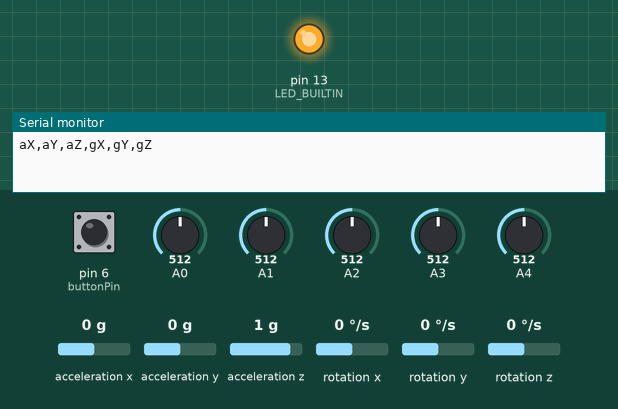
Recording of a sketch running on a simulated Arduino Uno, built with avr-gcc and run on an emulated ATmega328P. Shown: output pins drawn as LEDs (lit = HIGH), the last lines printed to the serial monitor. The test bench sets the inputs (shaded band); at power-on: A1 = 512, A2 = 512, pin 6 (buttonPin) HIGH, A0 = 512, A3 = 512, A4 = 512, acceleration x 0 g, acceleration y 0 g, acceleration z 1 g, rotation x 0 °/s, rotation y 0 °/s, rotation z 0 °/s.

Above: at 0.1 s.
At 7.2 s:
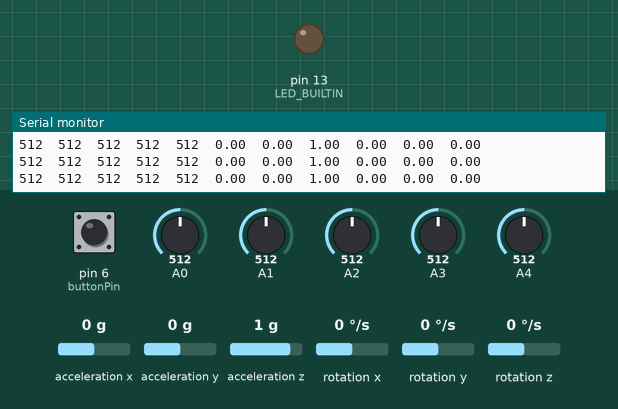
7.3 s: A1 set to 109
10.3 s: A1 set to 90
13.3 s: A2 set to 110
16.3 s: A2 set to 95
Timing chart, 0 to 19.3 s (numbered marks = the images above; inputs shaded):
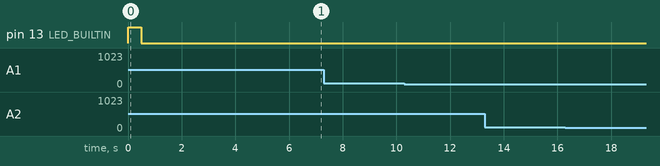

The sketch:

Button.ino
```cpp
/*
  xiao-sense-input
  Reads in from analog inputs and IMU then outputs the readings via serial.
  A button press starts and stops the data stream.
*/
#include <LSM6DS3.h>
#include <Wire.h>
#include <MadgwickAHRS.h>

Madgwick filter;                // filter for IMU calibration
LSM6DS3 myIMU(I2C_MODE, 0x6A);  // IMU

float ax, ay, az, gx, gy, gz;  // IMU data

const int buttonPin = 6;    // the number of the pushbutton pin
int printState = LOW;      // the current state of printing via serial
int buttonState;            // the current reading from the input pin
int lastButtonState = LOW;  // the previous reading from the input pin

// the following variables are unsigned longs because the time, measured in
// milliseconds, will quickly become a bigger number than can be stored in an int.
unsigned long lastDebounceTime = 0;  // the last time the output pin was toggled
unsigned long debounceDelay = 500;    // the debounce time; increase if the output flickers

void setup() {
  pinMode(buttonPin, INPUT_PULLUP);
  pinMode(LED_BUILTIN, OUTPUT);

  // set initial LED state
  digitalWrite(LED_BUILTIN, printState);

  // begin serial communication
  Serial.begin(9600);

  while (!Serial)
    ;
  //Call .begin() to configure the IMUs
  if (myIMU.begin() != 0) {
    Serial.println("Device error");
  } else {
    Serial.println("aX,aY,aZ,gX,gY,gZ");
  }
  filter.begin(25);
}

void loop() {
  // read the state of the switch into a local variable:
  int reading = digitalRead(buttonPin);

  // check to see if you just pressed the button
  // (i.e. the input went from LOW to HIGH), and you've waited long enough
  // since the last press to ignore any noise:

  // If the switch changed, due to noise or pressing:
  if (reading != lastButtonState) {
    // reset the debouncing timer
    lastDebounceTime = millis();
  }

  if ((millis() - lastDebounceTime) > debounceDelay) {
    // whatever the reading is at, it's been there for longer than the debounce
    // delay, so take it as the actual current state:

    // if the button state has changed:
    if (reading != buttonState) {
      buttonState = reading;

      // only toggle the LED if the new button state is HIGH
      if (buttonState == HIGH) {
        printState = !printState;
      }
    }
  }

  // set the LED:
  digitalWrite(LED_BUILTIN, !printState);

  if (printState) {
    // read and print sensor data
    readData();
  }

  // save the reading. Next time through the loop, it'll be the lastButtonState:
  lastButtonState = reading;
}

void readData() {
  // read in analog inputs
  int sensor0 = analogRead(0);
  int sensor1 = analogRead(1);
  int sensor2 = analogRead(2);
  int sensor3 = analogRead(3);
  int sensor4 = analogRead(4);

  // read in IMU data
  ax = myIMU.readFloatAccelX();
  ay = myIMU.readFloatAccelY();
  az = myIMU.readFloatAccelZ();
  gx = myIMU.readFloatGyroX();
  gy = myIMU.readFloatGyroY();
  gz = myIMU.readFloatGyroZ();

  // send out the data
  Serial.print(sensor0);  // prints a label
  Serial.print("\t"); // prints a tab
  Serial.print(sensor1);  // prints a label
  Serial.print("\t"); // prints a tab
  Serial.print(sensor2);  // prints a label
  Serial.print("\t"); // prints a tab
  Serial.print(sensor3);  // prints a label
  Serial.print("\t"); // prints a tab
  Serial.print(sensor4);  // prints a label
  Serial.print("\t"); // prints a tab

  Serial.print(ax);  // prints a label
  Serial.print("\t"); // prints a tab
  Serial.print(ay);  // prints a label
  Serial.print("\t"); // prints a tab
  Serial.print(az);  // prints a label
  Serial.print("\t"); // prints a tab
  Serial.print(gx);  // prints a label
  Serial.print("\t"); // prints a tab
  Serial.print(gy);  // prints a label
  Serial.print("\t"); // prints a tab
  Serial.print(gz);  // prints a label
  Serial.print("\t"); // prints a tab
  Serial.println();
}
```
